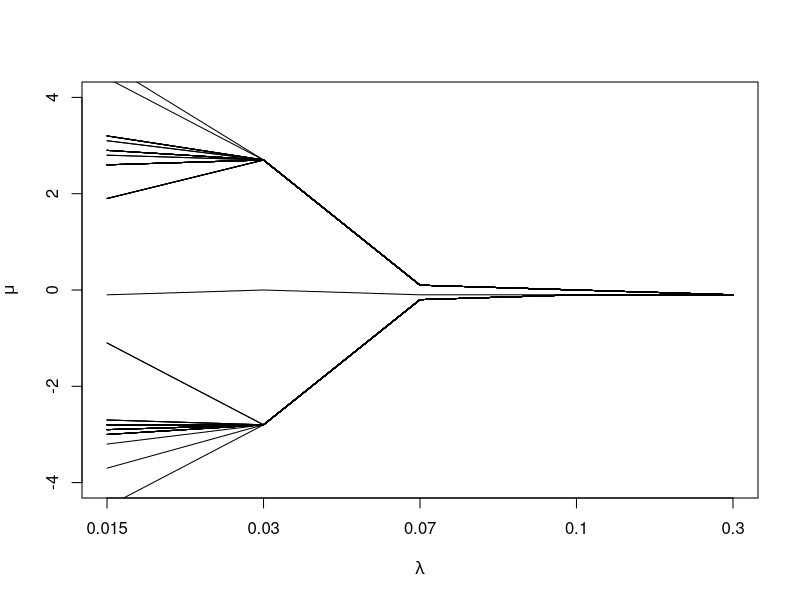

Reproduce this figure in R.
## ----setup, include=FALSE-----------------------------------------------------
knitr::opts_chunk$set(echo = TRUE)

## -----------------------------------------------------------------------------
library(knitr)

## -----------------------------------------------------------------------------
giccdmm <- function(y, z, lambda, constr=TRUE,maxit=c(20, 50)) {
  n<-length(y)
  p<-ncol(z)
  l<-length(lambda)
  gic<-rep(0,l)
  beta.total<-matrix(0,ncol=p,nrow=l)
  for(i in 1:l){
    
    if(constr){
      mu<-1
      beta.old<-rep(1,p)
      beta<-rep(0,p)
      beta0<-rep(1,p)
      alpha<-0
      lam<-lambda[i]
      k<-0
      while (k<maxit & sum(abs(beta-beta0))>10e-8) {
        beta0<-beta
        while (sum(abs(beta-beta.old))>10e-8) {
          beta.old<-beta
          for (j in 1:p) {
            t<-t(z[,j])%*%(y-z[,-j]%*%beta[-j])/n-mu*(sum(beta[-j])+alpha)
            beta[j]<-sign(t)*max(c(abs(t)-lam,0))/(sum(z[,j]^2)/n+mu)
          }
        }
        alpha<-alpha+sum(beta)
        k<-k+1
      }
      beta.total[i,]<-beta
      gic[i]<-log(sum((y-z%*%beta)^2))+(length(which(beta!=0))-1)*log(log(n))*log(max(p,n))/n
      
    }
    
    else{
      mu<-0
      beta.old<-rep(1,p)
      beta<-rep(0,p)
      beta0<-rep(1,p)
      alpha<-0
      lam<-lambda[i]
      k<-0
      while (k<maxit & sum(abs(beta-beta0))>10e-8) {
        beta0<-beta
        while (sum(abs(beta-beta.old))>10e-8) {
          beta.old<-beta
          for (j in 1:p) {
            t<-t(z[,j])%*%(y-z[,-j]%*%beta[-j])/n-mu*(sum(beta[-j])+alpha)
            beta[j]<-sign(t)*max(c(abs(t)-lam,0))/(sum(z[,j]^2)/n+mu)
          }
        }
        alpha<-alpha+sum(beta)
        k<-k+1
        
      }
      
      beta.total[i,]<-beta
      gic[i]<-log(sum((y-z%*%beta)^2))+(length(which(beta!=0))-1)*log(log(n))*log(max(p,n))/n
      
    }
    
  }
  s<-which.min(gic)
  
  return(list(beta=beta.total,gic=gic,lam=lambda))
}

## -----------------------------------------------------------------------------
library(mvtnorm)
sim.data <- function(n=50, p=30, rho=0.2, seed=123) {
	set.seed(seed)
	bet <- c(1, -0.8, 0.6, 0, 0, -1.5, -0.5, 1.2, rep(0, p - 8))
	alp <- c(rep(p/2, 5), rep(1, p - 5))
	sig <- matrix(1, p, p)
	sig <- rho^abs(row(sig) - col(sig))
  x <- switch("ln", ln={x <- exp(rmvnorm(n, log(alp), sig)); x/rowSums(x)}, dir=rdirichlet(n, alp))
	z <- log(x)
	y <- rnorm(n, z %*% bet, 0.5)
	data <- list(y=y, z=z, bet=bet)
	
	return(data)
}
data<-sim.data()

## -----------------------------------------------------------------------------
lambda<-seq(0.05,0.15,0.02)
bet <- c(1, -0.8, 0.6, 0, 0, -1.5, -0.5, 1.2, rep(0, 30 - 8))
result1<-giccdmm(data$y,data$z,lambda,constr = T,maxit = 40)
result2<-giccdmm(data$y,data$z,lambda,constr = F,maxit = 40)
beta1<-result1$beta[which.min(result1$gic),]
beta2<-result2$beta[which.min(result2$gic),]
PE1<-sum((data$y-data$z%*%beta1)^2)/50
PE2<-sum((data$y-data$z%*%beta2)^2)/50
loss1<-sum((bet-beta1)^2)
loss2<-sum((bet-beta2)^2)
knitr::kable(rbind(c("Type","PE","LOSS"),c("lasso with zero-sum constraint",round(c(PE1,loss1),4)),c("lasso without zero-sum constraint",round(c(PE2,loss2),4))))

## -----------------------------------------------------------------------------
subgroup_l0<-function(y,X,lam){
  n<-length(y)
  p<-ncol(X)
  B <- matrix(0, nrow = n*(n-1)/2, ncol = n)
  for (i in 1:(n-1)) {
    for (j in (i+1):n) {
      B[(2*n-i)*(i-1)/2+j-i,i]<-1
      B[(2*n-i)*(i-1)/2+j-i,j]<--1
    }
  }
  x<-solve(t(X)%*%X)%*%t(X)
  delta<-1e-5
  gamma<-2
  mu.total<-vector()
  BIC<-vector()
  beta.total<-vector()
  for (i in 1:(length(lam))) {
    lambda<-lam[i]
    beta0<-matrix(lm(y~X)$coefficient[2:(p+1)], nrow = p, ncol = 1)
    mu0<-matrix(lm(y~X)$coefficient[1], nrow = n, ncol = 1)
    w<-rep(1,n*(n-1)/2)
    f<-1
    while(f==1){
      mu<-solve(lambda*t(B)%*%diag(w)%*%B+diag(n))%*%(y-X%*%beta0)
      if(sum((mu-mu0)^2)<10-5) f<-0
      mu0<-mu
      Bmu<-B%*%mu
      for(i in 1:(n*(n-1)/2)){
        if(Bmu[i,1]<=delta) w[i]=delta^(-2)*exp(-2*log(1+abs(Bmu[i,1]/delta)^gamma)/gamma)
        else w[i]=abs(Bmu[i,1])^(-2)*exp(-2*log(1+abs(delta/Bmu[i,1])^gamma)/gamma)
      }
    }
    
    t<-table(round(mu))
    c<-which(as.numeric(t)>=0.05*n)
    mu<-round(mu)
    name<-as.numeric(names(t))
    beta.group<-matrix(0,nrow=length(which(as.numeric(t)>=0.05*n)),ncol=p)
    for(i in c){
      beta.group[which(c==i),]<-lm(y[which(mu==name[i]),]~X[which(mu==name[i]),])$coefficient[-1]
    }
    beta.group[is.na(beta.group)]<-0
    beta<-colSums( beta.group*as.numeric(t)[which(as.numeric(t)>=0.05*n)])/sum(as.numeric(t)[which(as.numeric(t)>=0.05*n)])
    
    if(sum((beta-beta0)^2)<10e-5) F<-0
    beta0<-beta
    
    F<-1
    
    while(F==1){
      
      f<-1
      k<-0
      while(f==1){
        k<-k+1
        mu<-solve(lambda*t(B)%*%diag(w)%*%B+diag(n))%*%(y-X%*%beta0)
        if(sum((mu-mu0)^2)<10-5) f<-0
        mu0<-mu
        Bmu<-B%*%mu
        for(i in 1:(n*(n-1)/2)){
          if(Bmu[i,1]<=delta) w[i]=delta^(-2)*exp(-2*log(1+abs(Bmu[i,1]/delta)^gamma)/gamma)
          else w[i]=abs(Bmu[i,1])^(-2)*exp(-2*log(1+abs(delta/Bmu[i,1])^gamma)/gamma)
        }
      }
      
      
      
      t<-table(round(mu))
      c<-which(as.numeric(t)>=0.05*n)
      mu0<-round(mu)
      name<-as.numeric(names(t))
      beta.group<-matrix(0,nrow=length(which(as.numeric(t)>=0.05*n)),ncol=p)
      for(i in c){
        beta.group[which(c==i),]<-lm(y[which(mu0==name[i]),]~X[which(mu0==name[i]),])$coefficient[-1]
      }
      beta.group[is.na(beta.group)]<-0
      beta<-colSums( beta.group*as.numeric(t)[which(as.numeric(t)>=0.05*n)])/sum(as.numeric(t)[which(as.numeric(t)>=0.05*n)])
      
      if(sum((beta-beta0)^2)<10e-5) F<-0
      beta0<-beta
    }
    
    beta.total<-rbind(beta.total,beta)
    mu.total<-cbind(mu.total,round(mu,1))
    
    BIC<-c(BIC,log(sum((y-X%*%beta-round(mu))^2)/n) +  log(log(n+2))*log(n)*sum(as.numeric(table(round(mu)))[which( as.numeric(table(round(mu)))<0.1*n)])/n)
    
    
  }
  return(list(beta=beta.total,mu=mu.total,BIC=BIC,lambda=lambda))
}
  

## -----------------------------------------------------------------------------
set.seed(12)
n<-80
library(MASS)
y<-matrix(0,ncol=1,nrow=n)

X<-mvrnorm(n,rep(0,2),diag(2))
beta<-matrix(c(3,2), nrow = 2, ncol = 1)
y<-X%*%beta+rnorm(n,0,1)

y[1:40,]<-y[1:40,]+rep(-3,40)
y[41:80]<-y[41:80]+rep(3,40)

## -----------------------------------------------------------------------------
lam<-c(0.015,0.03,0.07,0.1,0.3)
result<-subgroup_l0(y,X,lam)
result$BIC

## -----------------------------------------------------------------------------
plot(result$mu[1,],type = "l",ylim = c(-4,4),ylab = expression(mu),xaxt="n",xlab=expression(lambda))
axis(1,1:5,lam)
for (i in 2:80) {
  lines(result$mu[i,])
}

